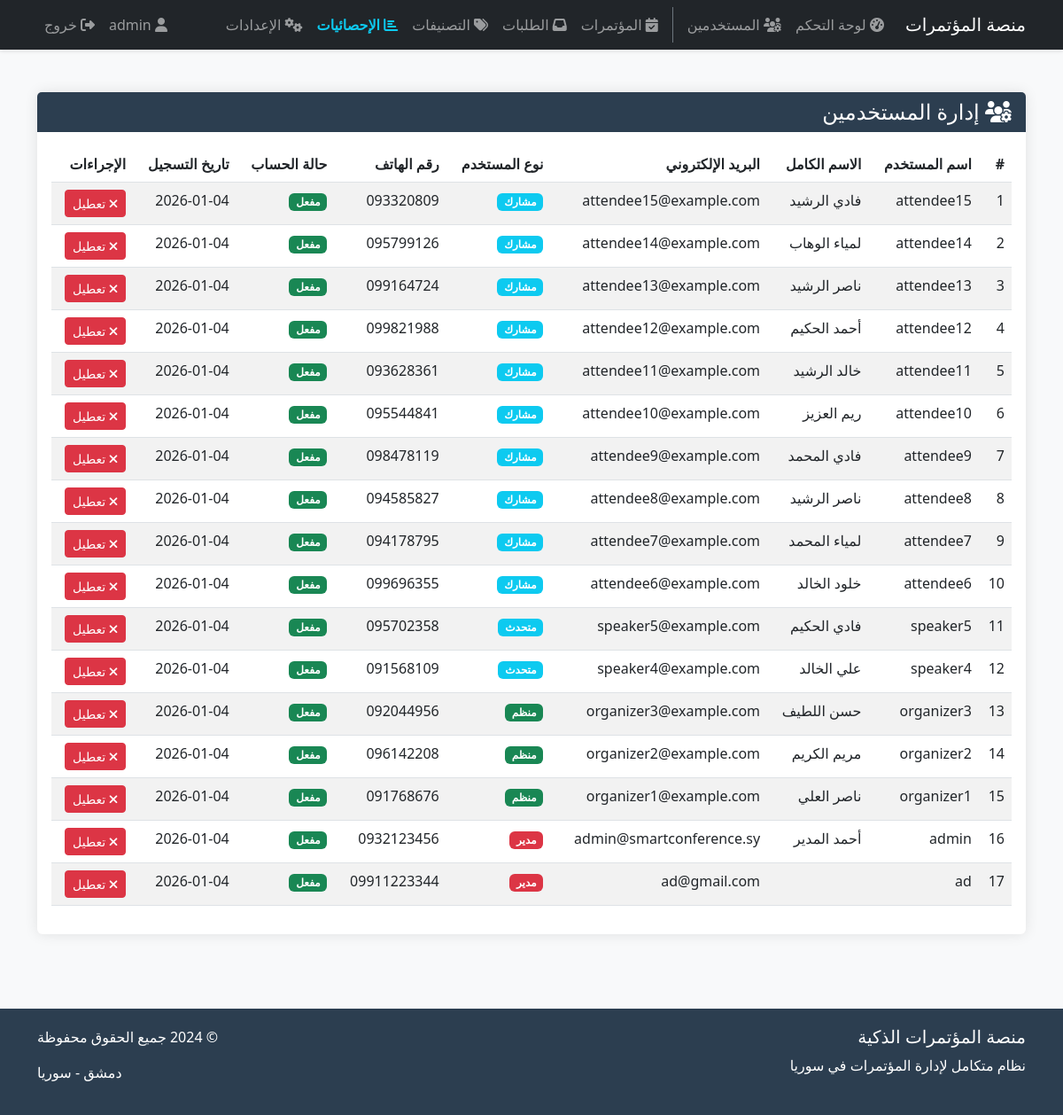
The app's page /conference/users/ (signed in) with its own data.
### conference/models.py (models this page shows, shortened)
class UserProfile(models.Model):
    USER_TYPES = [
        ('admin', 'مدير النظام'),
        ('organizer', 'منظم المؤتمر'),
        ('speaker', 'متحدث'),
        ('attendee', 'مشارك'),
    ]
    user = models.OneToOneField(User, on_delete=models.CASCADE)
    user_type = models.CharField(max_length=20, choices=USER_TYPES, default='attendee')
    phone = models.CharField(max_length=20)
    address = models.TextField()
    city = models.ForeignKey(SyrianCity, on_delete=models.SET_NULL, null=True)
    bio = models.TextField(blank=True)
    profile_picture = models.ImageField(upload_to='profile_pics/', blank=True)
    is_approved = models.BooleanField(default=False)
    created_at = models.DateTimeField(auto_now_add=True)

### conference/views.py (the view, shortened to what this page needs)
# urls.py: path('users/', views.manage_users, name='manage_users'),
@login_required
def manage_users(request):
    try:
        if request.user.userprofile.user_type != 'admin':
            messages.error(request, 'ليس لديك صلاحية للوصول إلى هذه الصفحة')
            return redirect('home')
    except UserProfile.DoesNotExist:
        messages.error(request, 'يرجى تحديث الملف الشخصي')
        return redirect('home')
    users = UserProfile.objects.all().order_by('-created_at')
    context = {
        'users': users,
    }
    return render(request, 'accounts/users_list.html', context)

### templates/accounts/users_list.html (shortened to what this page needs)
{% extends 'base.html' %}
{% block content %}
<div class="row">
    <div class="col-md-12">
        <div class="card">
            <div class="card-header">
                <h4 class="mb-0"><i class="fas fa-users-cog"></i> إدارة المستخدمين</h4>
            </div>
            <div class="card-body">
                {% if users %}
                <div class="table-responsive">
                    <table class="table table-striped">
                        <thead>
                            <tr>
                                <th>#</th>
                                <th>اسم المستخدم</th>
                                <th>الاسم الكامل</th>
                                <th>البريد الإلكتروني</th>
                                <th>نوع المستخدم</th>
                                <th>رقم الهاتف</th>
                                <th>حالة الحساب</th>
                                <th>تاريخ التسجيل</th>
                                <th>الإجراءات</th>
                            </tr>
                        </thead>
                        <tbody>
                            {% for user_profile in users %}
                            <tr>
                                <td>{{ forloop.counter }}</td>
                                <td>{{ user_profile.user.username }}</td>
                                <td>{{ user_profile.user.get_full_name }}</td>
                                <td>{{ user_profile.user.email }}</td>
                                <td>
                                    <span class="badge
                                        {% if user_profile.user_type == 'admin' %}bg-danger
                                        {% elif user_profile.user_type == 'organizer' %}bg-success
                                        {% else %}bg-info{% endif %}">
                                        {% if user_profile.user_type == 'admin' %}
                                            مدير
                                        {% elif user_profile.user_type == 'organizer' %}
                                            منظم
                                        {% elif user_profile.user_type == 'citizen' %}
                                            مواطن
                                        {% elif user_profile.user_type == 'speaker' %}
                                            متحدث
                                        {% elif user_profile.user_type == 'attendee' %}
                                            مشارك
                                        {% else %}
                                            {{ user_profile.user_type }}
                                        {% endif %}
                                    </span>
                                </td>
                                <td>{{ user_profile.phone|default:"-" }}</td>
                                <td>
                                    {% if user_profile.is_approved %}
                                    <span class="badge bg-success">مفعل</span>
                                    {% else %}
                                    <span class="badge bg-warning">قيد المراجعة</span>
                                    {% endif %}
                                </td>
                                <td>{{ user_profile.created_at|date:"Y-m-d" }}</td>
                                <td>
                                    <form method="post" style="display: inline;">
                                        {% if not user_profile.is_approved %}
                                        <button type="submit" name="action" value="approve" class="btn btn-sm btn-success">
                                            <i class="fas fa-check"></i> تفعيل
                                        </button>
                                        {% else %}
                                        <button type="submit" name="action" value="reject" class="btn btn-sm btn-danger">
                                            <i class="fas fa-times"></i> تعطيل
                                        </button>
                                        {% endif %}
                                    </form>
                                </td>
                            </tr>
                            {% endfor %}
                        </tbody>
                    </table>
                </div>
                {% else %}
                <div class="text-center py-5">
                    <i class="fas fa-users-slash fa-3x text-muted mb-3"></i>
                    <h4>لا توجد مستخدمين</h4>
                    <p class="text-muted">لم يتم تسجيل أي مستخدمين بعد</p>
                </div>
                {% endif %}
            </div>
        </div>
    </div>
</div>
{% endblock %}

### templates/base.html (shortened to what this page needs)
<!DOCTYPE html>
<html lang="ar" dir="rtl">
<head>
    <link href="https://cdn.jsdelivr.net/npm/bootstrap@5.3.0/dist/css/bootstrap.rtl.min.css" rel="stylesheet">
    <link rel="stylesheet" href="https://cdnjs.cloudflare.com/ajax/libs/font-awesome/6.4.0/css/all.min.css">
</head>
<body>
    <nav class="navbar navbar-expand-lg navbar-dark bg-dark mb-4">
    <div class="container">
        <a class="navbar-brand" href="{% url 'home' %}">منصة المؤتمرات</a>
        <div class="collapse navbar-collapse" id="navbarNav">
            <ul class="navbar-nav me-auto">
                <li class="nav-item">
                    <a class="nav-link" href="{% url 'admin_dashboard' %}"><i class="fas fa-tachometer-alt"></i> لوحة التحكم</a>
                </li>
                {% if user.userprofile.user_type == 'admin' %}
                <li class="nav-item">
                    <a class="nav-link" href="{% url 'manage_users' %}"><i class="fas fa-users-cog"></i> المستخدمين</a>
                </li>
                <li class="nav-item border-start border-secondary ms-2 ps-2">
                    <a class="nav-link" href="{% url 'conferences_list' %}"><i class="fas fa-calendar-check"></i> المؤتمرات</a>
                </li>
                <li class="nav-item">
                    <a class="nav-link" href="{% url 'conference_requests' %}"><i class="fas fa-inbox"></i> الطلبات</a>
                </li>
                <li class="nav-item">
                    <a class="nav-link" href="{% url 'manage_categories' %}"><i class="fas fa-tags"></i> التصنيفات</a>
                </li>
                <li class="nav-item">
                    <a class="nav-link fw-bold text-info" href="{% url 'platform_statistics' %}"><i class="fas fa-chart-bar"></i> الإحصائيات</a>
                </li>
                <li class="nav-item">
                    <a class="nav-link" href="{% url 'system_settings' %}"><i class="fas fa-cogs"></i> الإعدادات</a>
                </li>
                {% endif %}
            </ul>
            <ul class="navbar-nav ms-auto">
                {% if user.is_authenticated %}
                <li class="nav-item">
                    <a class="nav-link" href="{% url 'user_profile' %}"><i class="fas fa-user"></i> {{ user.username }}</a>
                </li>
                <li class="nav-item">
                    <a class="nav-link" href="{% url 'logout' %}"><i class="fas fa-sign-out-alt"></i> خروج</a>
                </li>
                {% else %}
                <li class="nav-item">
                    <a class="nav-link" href="{% url 'login' %}">دخول</a>
                </li>
                {% endif %}
            </ul>
        </div>
    </div>
</nav>
    <main class="container py-4">
        {% block content %}{% endblock %}
    </main>
    <footer class="footer">
        <div class="container">
            <div class="row">
                <div class="col-md-6">
                    <h5>منصة المؤتمرات الذكية</h5>
                    <p>نظام متكامل لإدارة المؤتمرات في سوريا</p>
                </div>
                <div class="col-md-6 text-end">
                    <p>&copy; 2024 جميع الحقوق محفوظة</p>
                    <p>دمشق - سوريا</p>
                </div>
            </div>
        </div>
    </footer>
</body>
</html>

### templates/base.html (style rules this page uses)
body { font-family: 'Segoe UI', Tahoma, Geneva, Verdana, sans-serif; background-color: #f8f9fa; }
.navbar { box-shadow: 0 2px 4px rgba(0,0,0,.1); }
.card { border: none; box-shadow: 0 0 15px rgba(0,0,0,0.1); margin-bottom: 20px; }
.card-header { background-color: #2c3e50; color: white; border-bottom: none; }
.footer { background-color: #2c3e50; color: white; padding: 20px 0; margin-top: 40px; }

### records on screen
UserProfile: user.username "attendee15", user.get_full_name "فادي الرشيد", user.email "attendee15@example.com", user_type "مشارك", phone "093320809", is_approved "مفعل", created_at "2026-01-04"
UserProfile: user.username "attendee14", user.get_full_name "لمياء الوهاب", user.email "attendee14@example.com", user_type "مشارك", phone "095799126", is_approved "مفعل", created_at "2026-01-04"
UserProfile: user.username "attendee13", user.get_full_name "ناصر الرشيد", user.email "attendee13@example.com", user_type "مشارك", phone "099164724", is_approved "مفعل", created_at "2026-01-04"
UserProfile: user.username "attendee12", user.get_full_name "أحمد الحكيم", user.email "attendee12@example.com", user_type "مشارك", phone "099821988", is_approved "مفعل", created_at "2026-01-04"
UserProfile: user.username "attendee11", user.get_full_name "خالد الرشيد", user.email "attendee11@example.com", user_type "مشارك", phone "093628361", is_approved "مفعل", created_at "2026-01-04"
UserProfile: user.username "attendee10", user.get_full_name "ريم العزيز", user.email "attendee10@example.com", user_type "مشارك", phone "095544841", is_approved "مفعل", created_at "2026-01-04"
UserProfile: user.username "attendee9", user.get_full_name "فادي المحمد", user.email "attendee9@example.com", user_type "مشارك", phone "098478119", is_approved "مفعل", created_at "2026-01-04"
UserProfile: user.username "attendee8", user.get_full_name "ناصر الرشيد", user.email "attendee8@example.com", user_type "مشارك", phone "094585827", is_approved "مفعل", created_at "2026-01-04"
UserProfile: user.username "attendee7", user.get_full_name "لمياء المحمد", user.email "attendee7@example.com", user_type "مشارك", phone "094178795", is_approved "مفعل", created_at "2026-01-04"
UserProfile: user.username "attendee6", user.get_full_name "خلود الخالد", user.email "attendee6@example.com", user_type "مشارك", phone "099696355", is_approved "مفعل", created_at "2026-01-04"
UserProfile: user.username "speaker5", user.get_full_name "فادي الحكيم", user.email "speaker5@example.com", user_type "متحدث", phone "095702358", is_approved "مفعل", created_at "2026-01-04"
UserProfile: user.username "speaker4", user.get_full_name "علي الخالد", user.email "speaker4@example.com", user_type "متحدث", phone "091568109", is_approved "مفعل", created_at "2026-01-04"
UserProfile: user.username "organizer3", user.get_full_name "حسن اللطيف", user.email "organizer3@example.com", user_type "منظم", phone "092044956", is_approved "مفعل", created_at "2026-01-04"
UserProfile: user.username "organizer2", user.get_full_name "مريم الكريم", user.email "organizer2@example.com", user_type "منظم", phone "096142208", is_approved "مفعل", created_at "2026-01-04"
UserProfile: user.username "organizer1", user.get_full_name "ناصر العلي", user.email "organizer1@example.com", user_type "منظم", phone "091768676", is_approved "مفعل", created_at "2026-01-04"
UserProfile: user.username "admin", user.get_full_name "أحمد المدير", user.email "admin@smartconference.sy", user_type "مدير", phone "0932123456", is_approved "مفعل", created_at "2026-01-04"
UserProfile: user.username "ad", user.email "ad@gmail.com", user_type "مدير", phone "09911223344", is_approved "مفعل", created_at "2026-01-04"

### other values on screen
{{ user.username }} "admin"
